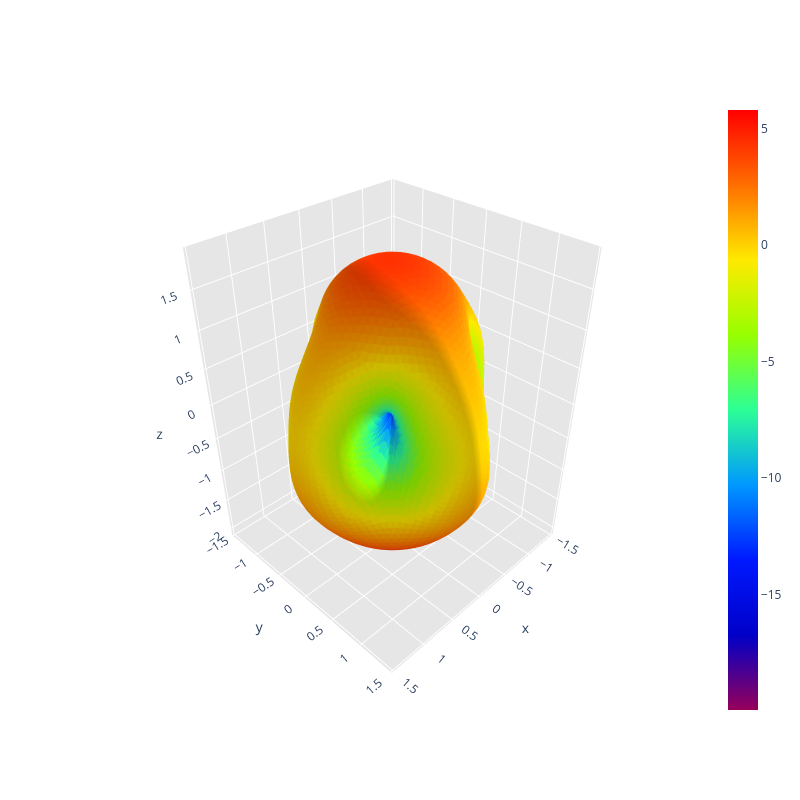

This figure's notebook cell:
### Code cell
print("Calculating radiation intensity distribution over sphere surface...")
radiation_intensity_distribution_over_sphere_surface(path, save_image=False, save_gif=True)

### Figure 1 — Plotly figure (JSON) as saved in the notebook; plotly's stock layout.template omitted (floating-point values rounded to 4 significant figures; data arrays with more than 128 entries replaced by an {"elided": "..."} marker saying what was removed)
{"data": [{"facecolor": {"elided": "10296 str values"}, "i": {"elided": "10296 int values"}, "j": {"elided": "10296 int values"}, "k": {"elided": "10296 int values"}, "name": "", "type": "mesh3d", "x": {"elided": "5150 float values"}, "y": {"elided": "5150 float values"}, "z": {"elided": "5150 float values"}}, {"hoverinfo": "none", "marker": {"color": [-19.96, 5.794], "colorscale": [[0, "rgb(150, 0, 90)"], [0.125, "rgb(0, 0, 200)"], [0.25, "rgb(0, 25, 255)"], [0.375, "rgb(0, 152, 255)"], [0.5, "rgb(44, 255, 150)"], [0.625, "rgb(151, 255, 0)"], [0.75, "rgb(255, 234, 0)"], [0.875, "rgb(255, 111, 0)"], [1, "rgb(255, 0, 0)"]], "showscale": true, "size": 0.1}, "mode": "markers", "showlegend": false, "type": "scatter3d", "x": [1.141e-16], "y": [-2.794e-32], "z": [1.863]}], "layout": {"height": 800, "scene": {"aspectratio": {"x": 0.745, "y": 0.7406, "z": 1}, "xaxis": {"backgroundcolor": "rgb(230, 230, 230)", "gridcolor": "rgb(255, 255, 255)", "showbackground": true, "zerolinecolor": "rgb(255, 255, 255)"}, "yaxis": {"backgroundcolor": "rgb(230, 230, 230)", "gridcolor": "rgb(255, 255, 255)", "showbackground": true, "zerolinecolor": "rgb(255, 255, 255)"}, "zaxis": {"backgroundcolor": "rgb(230, 230, 230)", "gridcolor": "rgb(255, 255, 255)", "showbackground": true, "zerolinecolor": "rgb(255, 255, 255)"}}, "title": {"text": ""}, "width": 800}}
